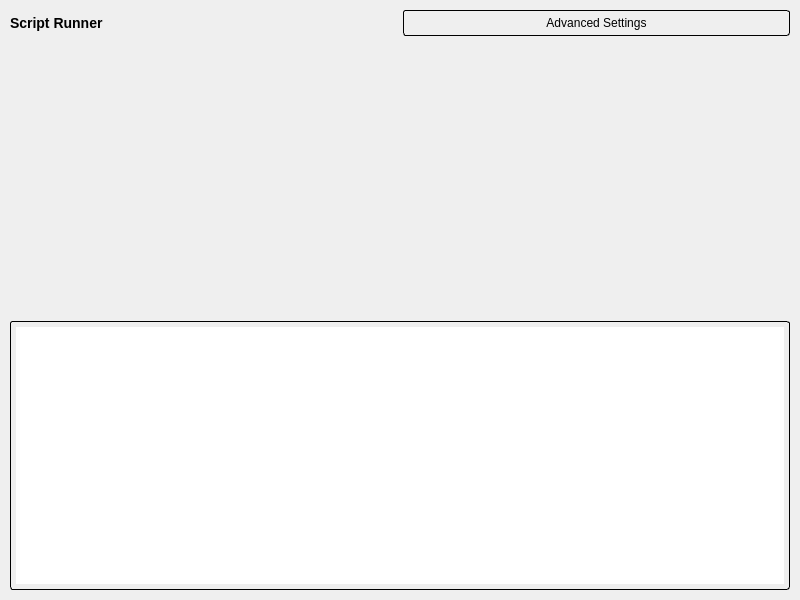
<?xml version="1.0" encoding="UTF-8"?>
<ui version="4.0">
 <class>ScriptRunnerForm</class>
 <widget class="QWidget" name="ScriptRunnerForm">
  <property name="geometry">
   <rect>
    <x>0</x>
    <y>0</y>
    <width>800</width>
    <height>600</height>
   </rect>
  </property>
  <property name="windowTitle">
   <string>Script Runner</string>
  </property>
  <layout class="QVBoxLayout" name="main_layout">
   <property name="spacing">
    <number>5</number>
   </property>
   <property name="leftMargin">
    <number>10</number>
   </property>
   <property name="topMargin">
    <number>10</number>
   </property>
   <property name="rightMargin">
    <number>10</number>
   </property>
   <property name="bottomMargin">
    <number>10</number>
   </property>
   <item>
    <layout class="QHBoxLayout" name="header_layout">
     <property name="leftMargin">
      <number>0</number>
     </property>
     <property name="topMargin">
      <number>0</number>
     </property>
     <property name="rightMargin">
      <number>0</number>
     </property>
     <property name="bottomMargin">
      <number>5</number>
     </property>
     <item>
      <widget class="QLabel" name="title_label">
       <property name="styleSheet">
        <string>font-weight: bold; font-size: 14px;</string>
       </property>
       <property name="text">
        <string>Script Runner</string>
       </property>
      </widget>
     </item>
     <item>
      <widget class="QPushButton" name="toggle_args_btn">
       <property name="styleSheet">
        <string>QPushButton {
  border: 1px solid;
  border-radius: 3px;
  padding: 5px;
}</string>
       </property>
       <property name="text">
        <string>Advanced Settings</string>
       </property>
       <property name="fixedWidth" stdset="0">
        <number>140</number>
       </property>
      </widget>
     </item>
    </layout>
   </item>
   <item>
    <widget class="QScrollArea" name="scripts_scroll">
     <property name="styleSheet">
      <string>QScrollArea {
  border: none;
  background-color: transparent;
}
QScrollBar:vertical {
  width: 10px;
  background: transparent;
}
QScrollBar::handle:vertical {
  background: rgba(128, 128, 128, 0.5);
  border-radius: 5px;
}
QScrollBar::add-line:vertical, QScrollBar::sub-line:vertical {
  height: 0px;
}</string>
     </property>
     <property name="frameShape">
      <enum>QFrame::Shape::NoFrame</enum>
     </property>
     <property name="lineWidth">
      <number>0</number>
     </property>
     <property name="verticalScrollBarPolicy">
      <enum>Qt::ScrollBarPolicy::ScrollBarAsNeeded</enum>
     </property>
     <property name="horizontalScrollBarPolicy">
      <enum>Qt::ScrollBarPolicy::ScrollBarAlwaysOff</enum>
     </property>
     <property name="widgetResizable">
      <bool>true</bool>
     </property>
     <widget class="QWidget" name="scripts_container">
      <property name="geometry">
       <rect>
        <x>0</x>
        <y>0</y>
        <width>780</width>
        <height>386</height>
       </rect>
      </property>
      <layout class="QVBoxLayout" name="scripts_layout">
       <property name="spacing">
        <number>5</number>
       </property>
       <property name="leftMargin">
        <number>0</number>
       </property>
       <property name="topMargin">
        <number>0</number>
       </property>
       <property name="rightMargin">
        <number>0</number>
       </property>
       <property name="bottomMargin">
        <number>0</number>
       </property>
      </layout>
     </widget>
    </widget>
   </item>
   <item>
    <widget class="QTextEdit" name="log_text">
     <property name="styleSheet">
      <string>QTextEdit {
  border: 1px solid;
  border-radius: 3px;
  padding: 5px;
}</string>
     </property>
     <property name="frameShape">
      <enum>QFrame::Shape::NoFrame</enum>
     </property>
     <property name="lineWidth">
      <number>0</number>
     </property>
     <property name="readOnly">
      <bool>true</bool>
     </property>
    </widget>
   </item>
  </layout>
 </widget>
 <resources/>
 <connections/>
</ui>
